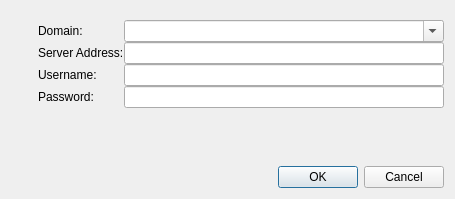
<?xml version="1.0" encoding="UTF-8"?>
<ui version="4.0">
 <class>dialogConnection</class>
 <widget class="QDialog" name="dialogConnection">
  <property name="geometry">
   <rect>
    <x>0</x>
    <y>0</y>
    <width>455</width>
    <height>199</height>
   </rect>
  </property>
  <property name="sizePolicy">
   <sizepolicy hsizetype="Fixed" vsizetype="Fixed">
    <horstretch>0</horstretch>
    <verstretch>0</verstretch>
   </sizepolicy>
  </property>
  <property name="windowTitle">
   <string>Connection</string>
  </property>
  <layout class="QGridLayout" name="gridLayout_2">
   <property name="topMargin">
    <number>20</number>
   </property>
   <property name="horizontalSpacing">
    <number>20</number>
   </property>
   <item row="0" column="1">
    <layout class="QGridLayout" name="gridLayout">
     <item row="0" column="1">
      <widget class="QComboBox" name="comboDomain">
       <property name="editable">
        <bool>true</bool>
       </property>
      </widget>
     </item>
     <item row="1" column="0">
      <widget class="QLabel" name="label_2">
       <property name="text">
        <string>Server Address:</string>
       </property>
      </widget>
     </item>
     <item row="1" column="1">
      <widget class="QLineEdit" name="editHost"/>
     </item>
     <item row="2" column="0">
      <widget class="QLabel" name="label_3">
       <property name="text">
        <string>Username:</string>
       </property>
      </widget>
     </item>
     <item row="2" column="1">
      <widget class="QLineEdit" name="editUser"/>
     </item>
     <item row="3" column="0">
      <widget class="QLabel" name="label_4">
       <property name="text">
        <string>Password:</string>
       </property>
      </widget>
     </item>
     <item row="3" column="1">
      <widget class="QLineEdit" name="editPassword">
       <property name="echoMode">
        <enum>QLineEdit::Password</enum>
       </property>
      </widget>
     </item>
     <item row="0" column="0">
      <widget class="QLabel" name="label">
       <property name="text">
        <string>Domain:</string>
       </property>
      </widget>
     </item>
    </layout>
   </item>
   <item row="2" column="1">
    <widget class="QDialogButtonBox" name="buttonBox">
     <property name="orientation">
      <enum>Qt::Horizontal</enum>
     </property>
     <property name="standardButtons">
      <set>QDialogButtonBox::Cancel|QDialogButtonBox::Ok</set>
     </property>
    </widget>
   </item>
   <item row="1" column="1">
    <widget class="QLabel" name="labelWarning">
     <property name="styleSheet">
      <string notr="true">color: red;</string>
     </property>
     <property name="text">
      <string/>
     </property>
    </widget>
   </item>
   <item row="0" column="0">
    <widget class="QLabel" name="label_5">
     <property name="text">
      <string/>
     </property>
     <property name="pixmap">
      <pixmap resource="data.qrc">:/icons/internet128.png</pixmap>
     </property>
    </widget>
   </item>
  </layout>
 </widget>
 <tabstops>
  <tabstop>buttonBox</tabstop>
 </tabstops>
 <resources>
  <include location="data.qrc"/>
 </resources>
 <connections>
  <connection>
   <sender>buttonBox</sender>
   <signal>accepted()</signal>
   <receiver>dialogConnection</receiver>
   <slot>accept()</slot>
   <hints>
    <hint type="sourcelabel">
     <x>248</x>
     <y>254</y>
    </hint>
    <hint type="destinationlabel">
     <x>157</x>
     <y>274</y>
    </hint>
   </hints>
  </connection>
  <connection>
   <sender>buttonBox</sender>
   <signal>rejected()</signal>
   <receiver>dialogConnection</receiver>
   <slot>reject()</slot>
   <hints>
    <hint type="sourcelabel">
     <x>316</x>
     <y>260</y>
    </hint>
    <hint type="destinationlabel">
     <x>286</x>
     <y>274</y>
    </hint>
   </hints>
  </connection>
 </connections>
</ui>
